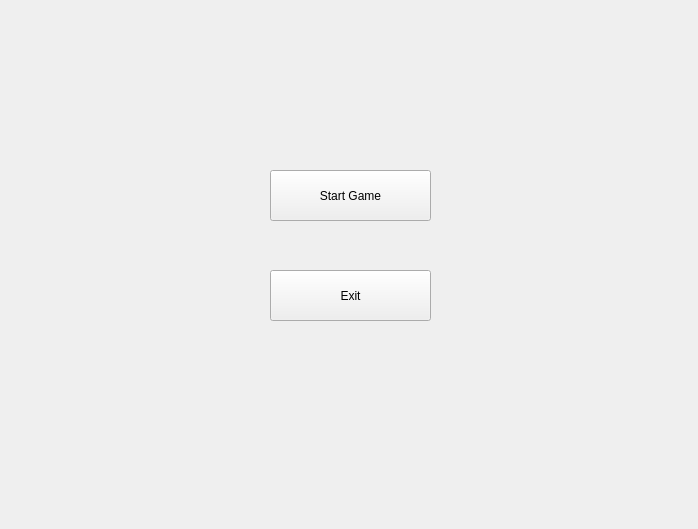
<?xml version="1.0" encoding="UTF-8"?>
<ui version="4.0">
 <class>StartMenu</class>
 <widget class="QWidget" name="StartMenu">
  <property name="geometry">
   <rect>
    <x>0</x>
    <y>0</y>
    <width>698</width>
    <height>529</height>
   </rect>
  </property>
  <property name="windowTitle">
   <string>StartMenu</string>
  </property>
  <widget class="QPushButton" name="pushButtonStartGame">
   <property name="geometry">
    <rect>
     <x>270</x>
     <y>170</y>
     <width>161</width>
     <height>51</height>
    </rect>
   </property>
   <property name="text">
    <string>Start Game</string>
   </property>
  </widget>
  <widget class="QPushButton" name="pushButtonExit">
   <property name="geometry">
    <rect>
     <x>270</x>
     <y>270</y>
     <width>161</width>
     <height>51</height>
    </rect>
   </property>
   <property name="text">
    <string>Exit</string>
   </property>
  </widget>
 </widget>
 <layoutdefault spacing="6" margin="11"/>
 <resources/>
 <connections/>
</ui>
